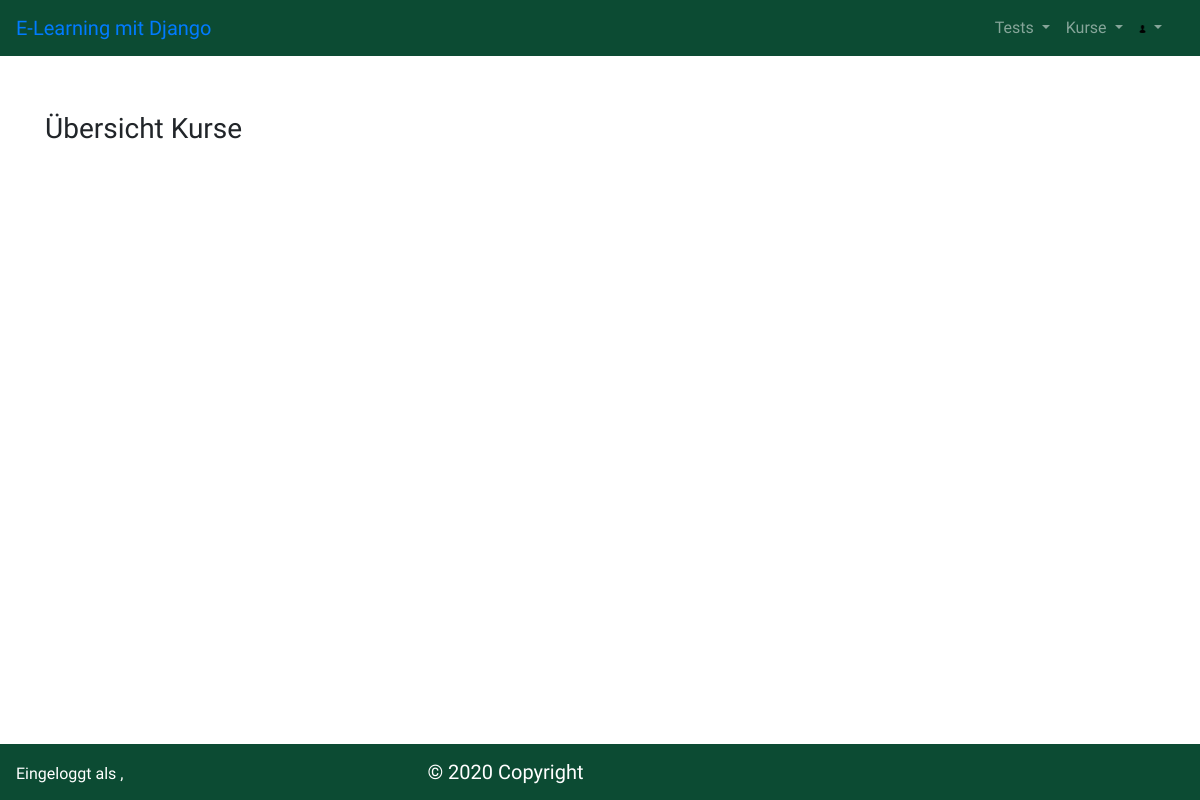
/appelearning/overview/, run on an earlier commit of the app's database.
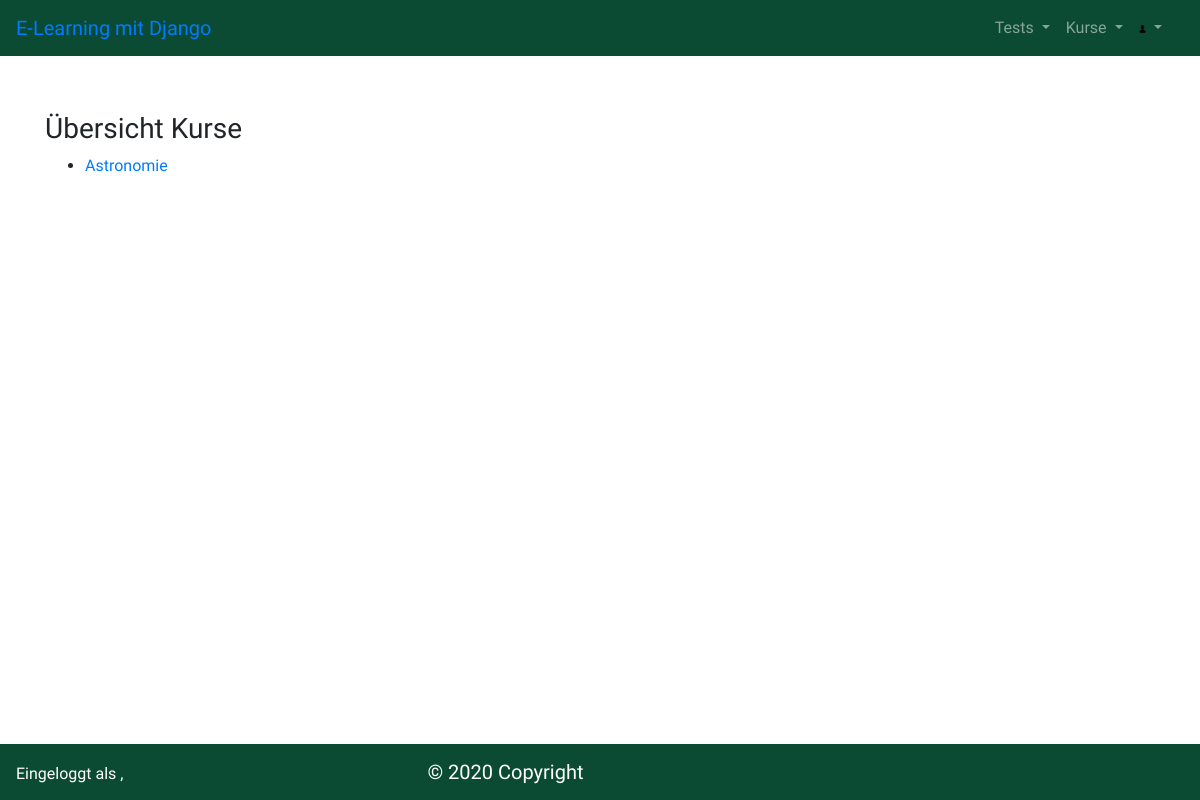
And on a later commit of the database.
### appelearning/models.py (models this page shows, shortened)
class Courses(models.Model):
    course_name = models.CharField(max_length=50)
    course_description = models.CharField(max_length=500)
    responsible_person = models.ForeignKey(User, on_delete=models.CASCADE)

### appelearning/views.py (the view)
# urls.py: path('/overview/', views.OverviewView.as_view(), name='overview'),
class OverviewView(generic.ListView):
    template_name = 'appelearning/overview.html'
    model = Courses
    context_object_name = 'course_list'

### appelearning/templates/appelearning/overview.html (shortened to what this page needs)
<!DOCTYPE html>
<html lang="en">
<head>
    {% load static %}
    <link rel= "stylesheet" type="text/css" href="{% static 'appelearning/css/bootstrap.min.css' %}">
    <link rel="stylesheet" type="text/css" href="{% static 'appelearning/css/style.css' %}">
</head>
<body>
    <nav class="navbar navbar-expand-lg navbar-dark bg-dark">
        <span class="navbar-brand mb-0 h1">
            <a href="{% url 'appelearning:overview' %}"> E-Learning mit Django </a>
        </span>
        <span style="color: white !important; margin-left: 65% !important">
            <ul class="navbar-nav mr-auto">
                <li class="nav-item dropdown">
                    <a class="nav-link dropdown-toggle" href="#" id="navbarDropdown" role="button" data-toggle="dropdown" aria-haspopup="true" aria-expanded="false">
                        Tests
                    </a>
                </li>
                <li class="nav-item dropdown">
                    <a class="nav-link dropdown-toggle" href="#" id="navbarDropdown" role="button" data-toggle="dropdown" aria-haspopup="true" aria-expanded="false">
                        Kurse
                    </a>
                </li>
                <li class="nav-item dropdown">
                    <a class="nav-link dropdown-toggle" href="#" id="navbarDropdown" role="button" data-toggle="dropdown" aria-haspopup="true" aria-expanded="false">
                        <img src="{% static 'appelearning/images/user-icon.png' %}" width="20%">
                    </a>
                </li>
            </ul>
        </span>
    </nav>
    <div class="container" style="margin-top: 5vh;">
        <div class="row">
            <div class="col-sm-12">
                <p>
                    <h3> Übersicht Kurse </h3>
                    {% if course_list %}
                    <ul>
                        {% for course in course_list %}
                        <li>
                            <p>
                                <a href="{% url 'appelearning:courseprofile' course.id %}"> {{course.course_name}} </a>
                            </p>
                        </li>
                        {% endfor %}
                    </ul>
                    {% endif %}
                </p>
            </div>
        </div>
    </div>
    <footer class="footer-copyright fixed-bottom navbar-dark bg-dark py-2">
        <span style="color: white !important; margin-left: 1em !important;">
            Eingeloggt als {{user.last_name}}, {{user.first_name}}
        </span>
        <span class="navbar-brand mb-0 text-center" style="margin-left: 15em !important;">
                © 2020 Copyright
        </span>
    </footer>
</body>
</html>

What changed in the data, as far as the page shows it:
added Courses: course_name "Astronomie"
